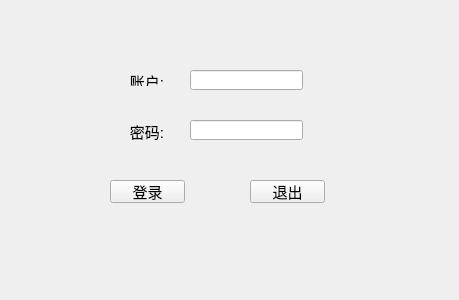
<?xml version="1.0" encoding="UTF-8"?>
<ui version="4.0">
 <class>Widget</class>
 <widget class="QWidget" name="Widget">
  <property name="geometry">
   <rect>
    <x>0</x>
    <y>0</y>
    <width>459</width>
    <height>300</height>
   </rect>
  </property>
  <property name="palette">
   <palette>
    <active>
     <colorrole role="Text">
      <brush brushstyle="SolidPattern">
       <color alpha="255">
        <red>255</red>
        <green>0</green>
        <blue>0</blue>
       </color>
      </brush>
     </colorrole>
    </active>
    <inactive>
     <colorrole role="Text">
      <brush brushstyle="SolidPattern">
       <color alpha="255">
        <red>255</red>
        <green>0</green>
        <blue>0</blue>
       </color>
      </brush>
     </colorrole>
    </inactive>
    <disabled>
     <colorrole role="Text">
      <brush brushstyle="SolidPattern">
       <color alpha="255">
        <red>120</red>
        <green>120</green>
        <blue>120</blue>
       </color>
      </brush>
     </colorrole>
    </disabled>
   </palette>
  </property>
  <property name="windowTitle">
   <string>Widget</string>
  </property>
  <widget class="QLabel" name="label">
   <property name="geometry">
    <rect>
     <x>120</x>
     <y>70</y>
     <width>54</width>
     <height>16</height>
    </rect>
   </property>
   <property name="text">
    <string>&lt;html&gt;&lt;head/&gt;&lt;body&gt;&lt;p align=&quot;center&quot;&gt;&lt;span style=&quot; font-size:11pt;&quot;&gt;账户:&lt;/span&gt;&lt;/p&gt;&lt;/body&gt;&lt;/html&gt;</string>
   </property>
  </widget>
  <widget class="QLabel" name="label_2">
   <property name="geometry">
    <rect>
     <x>120</x>
     <y>120</y>
     <width>54</width>
     <height>21</height>
    </rect>
   </property>
   <property name="text">
    <string>&lt;html&gt;&lt;head/&gt;&lt;body&gt;&lt;p align=&quot;center&quot;&gt;&lt;span style=&quot; font-size:11pt;&quot;&gt;密码:&lt;/span&gt;&lt;/p&gt;&lt;/body&gt;&lt;/html&gt;</string>
   </property>
  </widget>
  <widget class="QLineEdit" name="lineEdit">
   <property name="geometry">
    <rect>
     <x>190</x>
     <y>70</y>
     <width>113</width>
     <height>20</height>
    </rect>
   </property>
   <property name="palette">
    <palette>
     <active>
      <colorrole role="Text">
       <brush brushstyle="SolidPattern">
        <color alpha="255">
         <red>0</red>
         <green>0</green>
         <blue>0</blue>
        </color>
       </brush>
      </colorrole>
     </active>
     <inactive>
      <colorrole role="Text">
       <brush brushstyle="SolidPattern">
        <color alpha="255">
         <red>0</red>
         <green>0</green>
         <blue>0</blue>
        </color>
       </brush>
      </colorrole>
     </inactive>
     <disabled>
      <colorrole role="Text">
       <brush brushstyle="SolidPattern">
        <color alpha="255">
         <red>120</red>
         <green>120</green>
         <blue>120</blue>
        </color>
       </brush>
      </colorrole>
     </disabled>
    </palette>
   </property>
  </widget>
  <widget class="QPushButton" name="pushButton">
   <property name="geometry">
    <rect>
     <x>110</x>
     <y>180</y>
     <width>75</width>
     <height>23</height>
    </rect>
   </property>
   <property name="font">
    <font>
     <pointsize>11</pointsize>
    </font>
   </property>
   <property name="text">
    <string>登录</string>
   </property>
  </widget>
  <widget class="QPushButton" name="pushButton_2">
   <property name="geometry">
    <rect>
     <x>250</x>
     <y>180</y>
     <width>75</width>
     <height>23</height>
    </rect>
   </property>
   <property name="font">
    <font>
     <pointsize>11</pointsize>
    </font>
   </property>
   <property name="text">
    <string>退出</string>
   </property>
  </widget>
  <widget class="QLineEdit" name="lineEdit_2">
   <property name="geometry">
    <rect>
     <x>190</x>
     <y>120</y>
     <width>113</width>
     <height>20</height>
    </rect>
   </property>
  </widget>
 </widget>
 <layoutdefault spacing="6" margin="11"/>
 <resources/>
 <connections/>
</ui>
